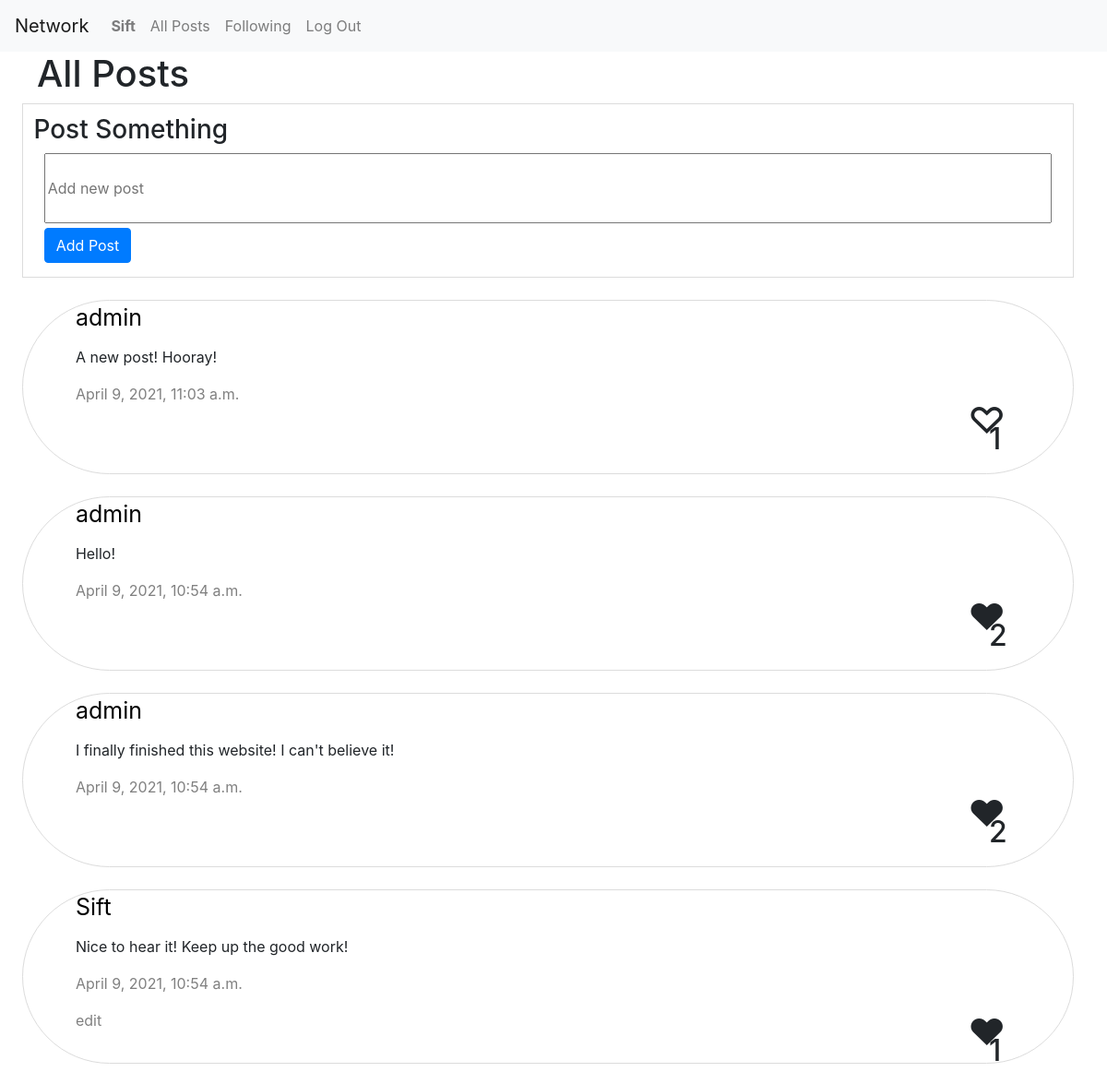
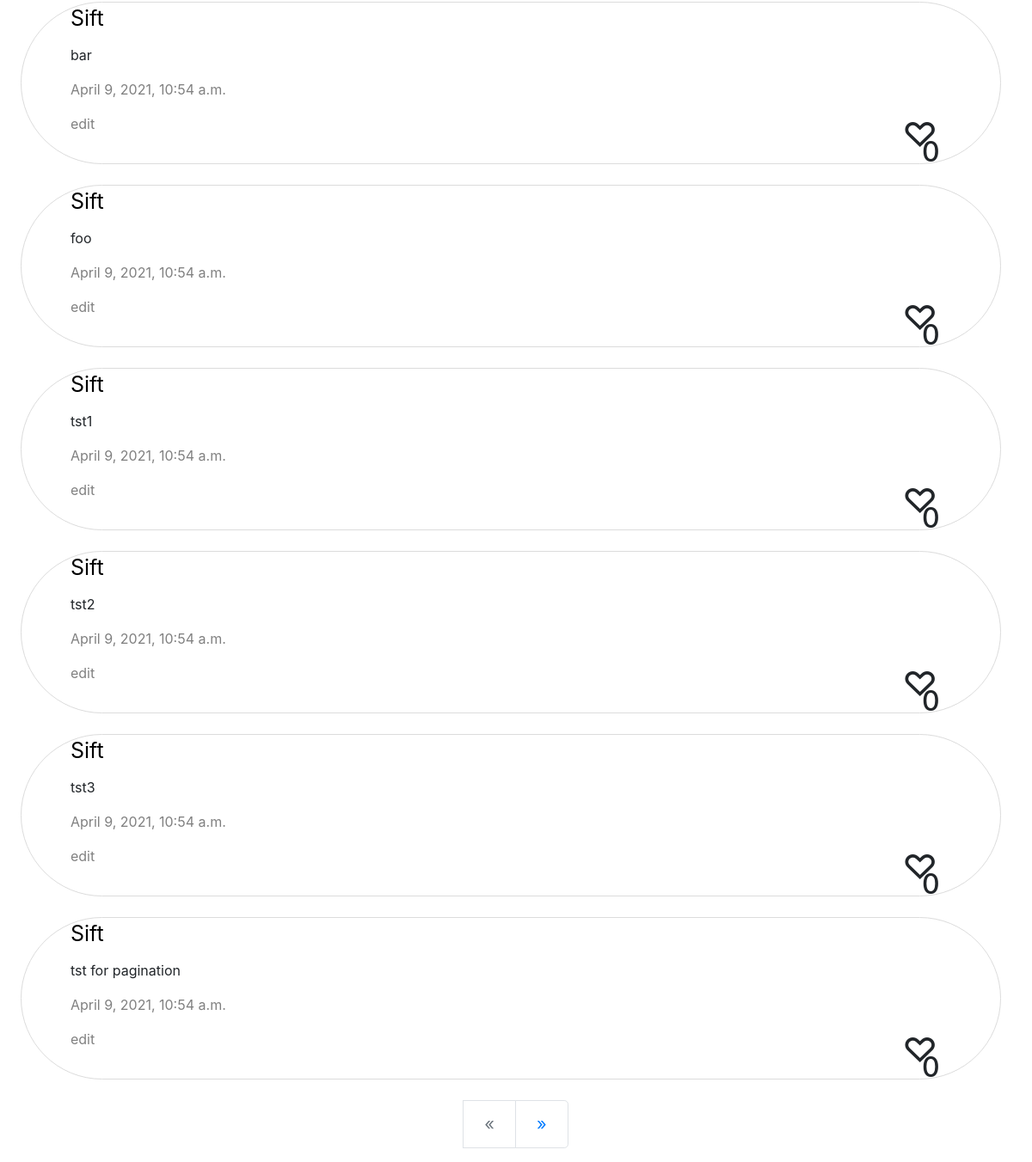
/ (signed in), run on the app's committed database (2 pictures, top to bottom).
### network/models.py (models this page shows)
class User(AbstractUser):
    pass

class Posts(models.Model):
    posts = models.CharField(max_length=50)
    user = models.ForeignKey('User',on_delete=models.CASCADE)
    date = models.DateTimeField(default=datetime.now())
    like = models.ManyToManyField('User',blank='True',related_name='Likes')
    class Meta:
        ordering =['-date']

### network/views.py (the view, shortened to what this page needs)
# urls.py: path("", views.index, name="index"),
def index(request):
    p = Posts.objects.all()
    paginator = Paginator(p, 10)
    if request.GET.get("page") != None:
        try:
            p = paginator.page(request.GET.get("page"))
        except:
            p = paginator.page(1)
    else:
        p = paginator.page(1)
    return render(request, "network/index.html",{
        "Posts":p,
    })

### network/templates/network/index.html (shortened to what this page needs)
{% extends "network/layout.html" %}
{% block body %}
    {% if user.is_authenticated %}
    <h1 class='title'>All Posts</h1>
    <form action="{% url 'index' %}" method='POST'>
    <div class="smth">
        <h3 id="one">Post Something</h3>
        <input type="textarea" name="Posting" id="Posting" placeholder="Add new post"
        required="True" maxlength="170">
        <button class="btn btn-primary" type="submit">Add Post</button>
    </div>
    </form>
{% endif %}
{% for i in Posts %}
<div class="comments" id="{{ i.id }}">
    <a href="{% url 'profile' i.user %}" class="username">{{i.user}}</a>
    <p class="comment-cont"id="comment-cont-{{ i.id }}">{{i.posts}}</p>
    <p class="date">{{i.date}}</p>
    {% if request.user == i.user %}
    <a href="#" class='edit'>edit</a>
    {% endif %}
    {% if request.user in i.like.all %}
    <h1 class='like' id='like1-{{i.id}}'>&#9829;</h1>
    {% else %}
    <h1 class='like' id='like-{{i.id}}'>&#9825;</h1>
    {% endif %}
    <h2 class='counter' id='count-{{i.id}}'>{{i.like.count}}</h2>
</div>
{% endfor %}
{% include "network/paginator.html" %}
{% endblock %}

### network/templates/network/layout.html (shortened to what this page needs)
{% load static %}
<!DOCTYPE html>
<html lang="en">
    <head>
        <link rel="stylesheet" href="https://stackpath.bootstrapcdn.com/bootstrap/4.4.1/css/bootstrap.min.css">
        <link href="{% static 'network/styles.css' %}" rel="stylesheet">
    </head>
    <body>
        <nav class="navbar navbar-expand-lg navbar-light bg-light">
            <a class="navbar-brand">Network</a>
            <div>
              <ul class="navbar-nav mr-auto">
                {% if user.is_authenticated %}
                    <li class="nav-item">
                        <a class="nav-link" href="{% url 'profile' user=user.username %}"><strong>{{ user.username }}</strong></a>
                    </li>
                {% endif %}
                <li class="nav-item">
                  <a class="nav-link" href="{% url 'index' %}">All Posts</a>
                </li>
                {% if user.is_authenticated %}
                    <li class="nav-item">
                        <a class="nav-link" href="{% url 'following' %}">Following</a>
                    </li>
                    <li class="nav-item">
                        <a class="nav-link" href="{% url 'logout' %}">Log Out</a>
                    </li>
                {% endif %}
              </ul>
            </div>
          </nav>
        <div class="body">
            {% block body %}
            {% endblock %}
        </div>
    </body>
</html>

### network/static/network/styles.css (style rules this page uses)
.comments { border-radius: 10cm; border-style: solid; border-width: thin; border-color:gainsboro; width: 95%; height: 5cm; margin-left: 2%; margin: 2%; }
.comment-cont { word-wrap: break-word; margin-top: 1%; margin-left: 5%; }
.username { word-wrap: break-word; margin-top: 1%; margin-left: 5%; font-size: 25px; color: black; }
.smth { border-style:solid; border-width: thin; border-color: gainsboro; width: 95%; height: 5cm; margin-left: 2%; }
#Posting { width: 10cm; height: 2cm; width: 96%; margin-left: 2%; }
.btn { margin-left: 2%; margin-top:0.5% }
#one { margin-top: 1%; margin-left: 1%; }
.date { word-wrap: break-word; margin-top: 1%; margin-left: 5%; color: gray; }
.edit { word-wrap: break-word; margin-top: 1%; margin-left: 5%; color: gray; }
.like { margin-top:-2%; margin-left:90%; }
.counter { margin-top:-2.7%; margin-left:92%; }
.title { margin-left: 2.5rem; }

### data on the page
User: username "Sift"
Posts: user "admin", posts "A new post! Hooray!", date "April 9, 2021, 11:03 a.m.", like.count "1"
Posts: user "admin", posts "Hello!", date "April 9, 2021, 10:54 a.m.", like.count "2"
Posts: user "admin", posts "I finally finished this website! I can't believe it!", date "April 9, 2021, 10:54 a.m.", like.count "2"
Posts: user "Sift", posts "Nice to hear it! Keep up the good work!", date "April 9, 2021, 10:54 a.m.", shows "edit", like.count "1"
Posts: user "Sift", posts "bar", date "April 9, 2021, 10:54 a.m.", shows "edit", like.count "0"
Posts: user "Sift", posts "foo", date "April 9, 2021, 10:54 a.m.", shows "edit", like.count "0"
Posts: user "Sift", posts "tst1", date "April 9, 2021, 10:54 a.m.", shows "edit", like.count "0"
Posts: user "Sift", posts "tst2", date "April 9, 2021, 10:54 a.m.", shows "edit", like.count "0"
Posts: user "Sift", posts "tst3", date "April 9, 2021, 10:54 a.m.", shows "edit", like.count "0"
Posts: user "Sift", posts "tst for pagination", date "April 9, 2021, 10:54 a.m.", shows "edit", like.count "0"
